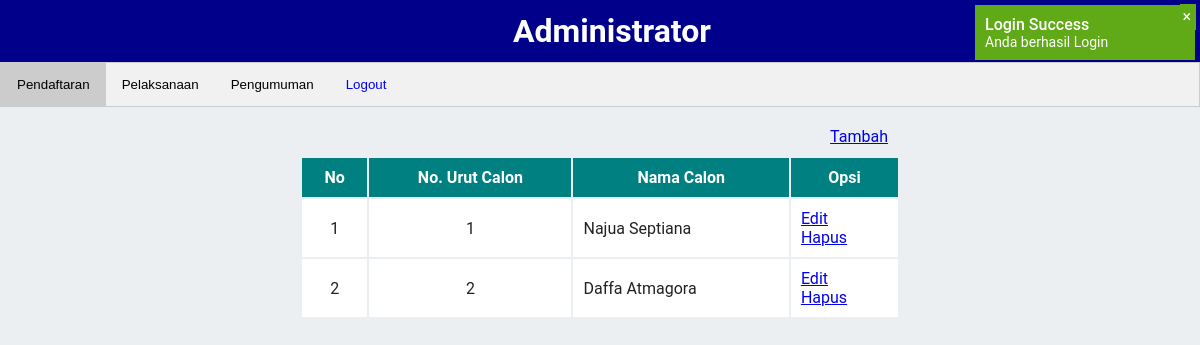
Before: /tab.php?tab=Pendaft (signed in) with the older database file.
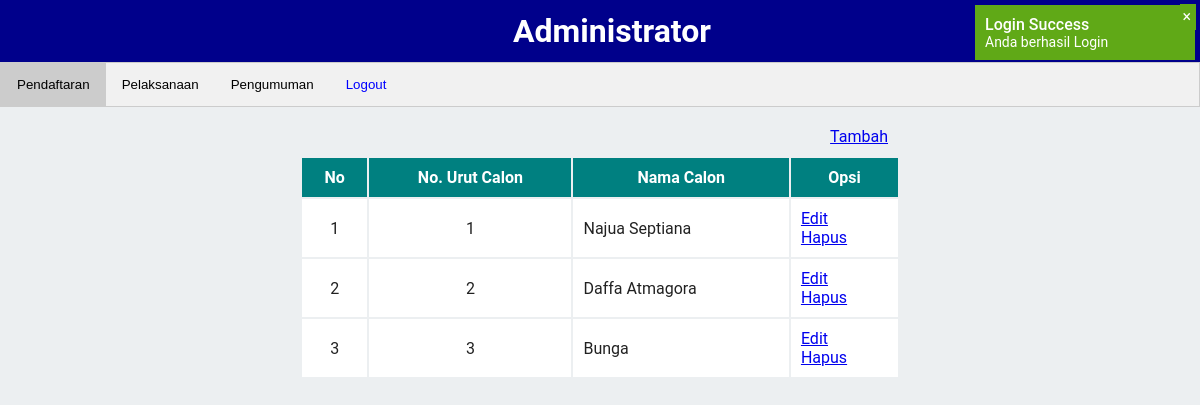
After: the same page with the newer database file.
### tables this page shows
CREATE TABLE `tb_pemilihanosis` (
  `id_biodata` int(2) NOT NULL,
  `no_calon` int(2) NOT NULL,
  `nama` varchar(30) NOT NULL,
  `gambar` varchar(100) NOT NULL,
  `warna` varchar(7) NOT NULL
);

### pendaftaran.php (the view, shortened to what this page needs)
<html>
	<head>
		<link rel="stylesheet" type="text/css" href="css/home.css"/>
	</head>
	<body>
		<center>
		<table class="admin">
			<thead>
				<tr>
					<td colspan="4" style="text-align: right"><a href="add.php">Tambah</a></td>
				</tr>
				<tr>
					<th>No</th>
					<th>No. Urut Calon</th>
					<th>Nama Calon</th>
					<th>Opsi</th>
				</tr>
			</thead>
			<tbody>
				<?php
					$no = 1;
					$sql = mysql_query("SELECT * FROM tb_pemilihanosis");
					while ($data = mysql_fetch_array($sql)) {
				?>
				<tr style="background: white;">
					<td style="text-align: center"><?php echo"$no"?></td>
					<td style="text-align:center"><?php echo"$data[no_calon]"?></td>
					<td><?php echo"$data[nama]"?></td>
					<td><a href="edit.php?noCalon=<?php echo"$data[no_calon]"?>">Edit</a><br><a href="delete.php?noCalon=<?php echo"$data[no_calon]"?>&foto=<?php echo"$data[gambar]"?>" onclick="return confirm('Apakah anda yakin menghapus data ini?')">Hapus</a></td>
				</tr>
					<?php $no++;}?>
			</tbody>
		</table>
		</center>
	</body>
</html>

### tab.php (shortened to what this page needs)
<html>
	<head>
		<link rel="stylesheet" type="text/css" href="css/home.css"/>
	</head>
	<body>
		<div class="tab">
			<button id="Pendaft" class="tablinks" onclick="openCity(event, 'Pendaftaran')">Pendaftaran</button>
			<button id="Pelak" class="tablinks" onclick="openCity(event, 'Pelaksanaan')">Pelaksanaan</button>
			<button id="Pengum" class="tablinks" onclick="openCity(event, 'Pengumuman')">Pengumuman</button>
			<a href= "logout.php" onclick="return confirm('Apakah anda yakin untuk Log Out?')"><button style="color:blue">Logout</button></a>
		</div>
		<div id="Pendaftaran" class="tabcontent">
			<?php include "pendaftaran.php";?>
		</div>
			<?php include "admin.php";?>
			<?php include "pengumuman.php";?>
		<h1>Administrator</h1>
	</body>
</html>

### admin.php (shortened to what this page needs)
<html>
	<head>
		<link rel="stylesheet" type="text/css" href="css/home.css"/>
	</head>
	<body>
	</body>
</html>

### pengumuman.php (shortened to what this page needs)
<html>
	<head>
		<link rel="stylesheet" type="text/css" href="css/home.css"/>
	</head>
	<body>
	</body>
</html>

### css/home.css (style rules this page uses)
body { background: #ECEFF1; color: rgba(0,0,0,0.87); font-family: Roboto, Helvetica, Arial, sans-serif; }
* { padding:0; margin:0; }
* { margin: 0; padding: 0; }
.tab { overflow: hidden; border: 1px solid #ccc; background-color: #f1f1f1; margin-top: 62; }
.tab button { background-color: inherit; float: left; border: none; outline: none; cursor: pointer; padding: 14px 16px; transition: 0.3s; }
.tab button.active { background-color: #ccc; }
.tabcontent { display: none; padding-top: 8px; border-top: none; }
h1 { width: 100%; top: 0; padding: 12px; text-align:center; background: darkblue; color: white; position:fixed }
table.admin { margin-bottom: 20px; width: 50%; }
table.admin th { padding: 10px;background: #008080; color: white }
table.admin td { padding: 10px; }

Changed rows visible on the page:
added tb_pemilihanosis: no_calon "3", nama "Bunga"
